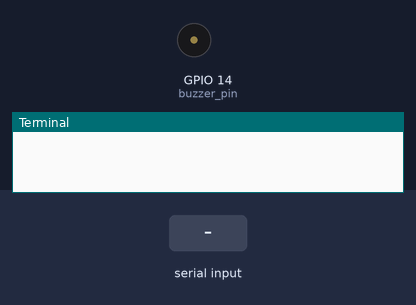
The program below on a simulated Raspberry Pi (BCM pin numbers). Shown: buzzer (waves = sounding), the last lines printed to the terminal. The test bench sets the inputs (shaded band).

Above: at 1.2 s.
1.3 s: "a" typed at the terminal, then Enter
At 1.7 s:
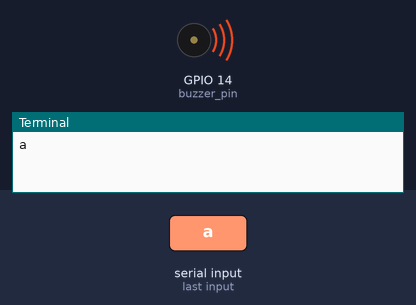
3.3 s: "s" typed at the terminal, then Enter
At 4.6 s:
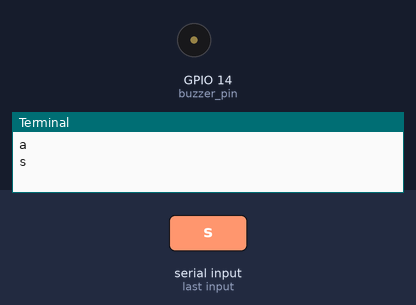
4.8 s: "d" typed at the terminal, then Enter
At 5.2 s:
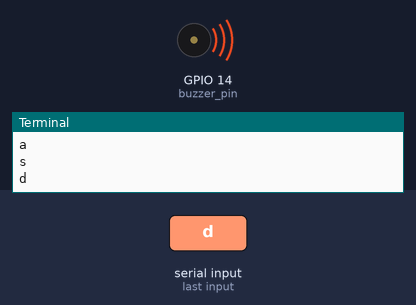
Timing chart, 0 to 7.8 s (numbered marks = the images above; inputs shaded):
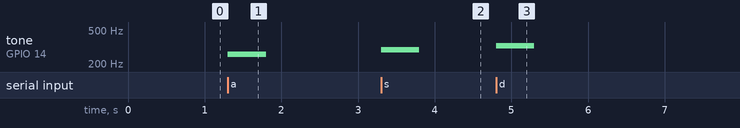

The program:

challenge113.py
```python
import RPi.GPIO as GPIO
import time

GPIO.setwarnings(False)
buzzer_pin = 14

feq = [261, 294, 329, 349, 392, 440, 493, 523]

GPIO.setmode(GPIO.BCM)
GPIO.setup(buzzer_pin,GPIO.OUT)

pwm = GPIO.PWM(buzzer_pin,100)

try:
    while True:
        a = input()

        pwm.start(100)
        pwm.ChangeDutyCycle(20)

        if a == 'a':
            pwm.ChangeFrequency(feq[0])
        elif a == 's':
            pwm.ChangeFrequency(feq[1])
        elif a == 'd':
            pwm.ChangeFrequency(feq[2])
        elif a == 'f':
            pwm.ChangeFrequency(feq[3])
        elif a == 'g':
            pwm.ChangeFrequency(feq[4])
        elif a == 'r':
            pwm.ChangeFrequency(feq[5])
        elif a == 'l':
            pwm.ChangeFrequency(feq[6])
        elif a == 'k':
            pwm.ChangeFrequency(feq[7])

        time.sleep(0.5)
        pwm.stop()

except KeyboardInterrupt:
    GPIO.cleanup()
```

Measured:
- after the input at 1.3 s, tone on GPIO 14 (buzzer_pin): silent → 261 Hz at once, → silent 0.50 s later
- after the input at 3.3 s, tone on GPIO 14 (buzzer_pin): silent → 294 Hz at once, → silent 0.50 s later
- after the input at 4.8 s, tone on GPIO 14 (buzzer_pin): silent → 329 Hz at once, → silent 0.50 s later
